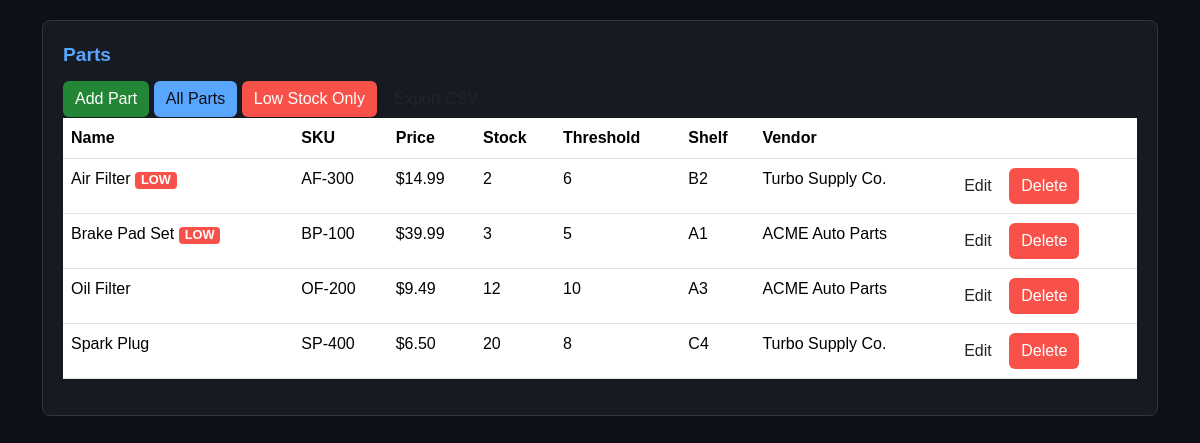
Page /parts on the committed database.
### models.py (models this page shows, shortened)
class Part(db.Model):
    __tablename__ = "parts"
    id = db.Column(db.Integer, primary_key=True)
    name = db.Column(db.String(120), nullable=False)
    sku = db.Column(db.String(80), nullable=False, unique=True)
    price = db.Column(db.Float, nullable=False)
    stock = db.Column(db.Integer, nullable=False, default=0)
    shelf_location = db.Column(db.String(50))
    reorder_threshold = db.Column(db.Integer, nullable=False, default=5)
    vendor_id = db.Column(db.Integer, db.ForeignKey("vendors.id"), nullable=True)

class Vendor(db.Model):
    __tablename__ = "vendors"
    id = db.Column(db.Integer, primary_key=True)
    name = db.Column(db.String(120), nullable=False, unique=True)
    contact_email = db.Column(db.String(120))
    phone = db.Column(db.String(50))
    parts = db.relationship("Part", backref="vendor", lazy=True)

### app.py (the view)
    @app.route("/parts", methods=["GET"])
    def list_parts():
        low_only = request.args.get("low", type=int)
        q = Part.query
        if low_only == 1:
            q = q.filter(Part.stock <= Part.reorder_threshold)
        parts = q.order_by(Part.name.asc()).all()
        return render_template("parts_list.html", parts=parts)

### Templates/parts_list.html
{% extends "base.html" %}
{% block content %}
<div class="card">
  <div class="title">Parts</div>
  <div class="toolbar">
    <a class="btn btn-primary" href="{{ url_for('add_part') }}">Add Part</a>
    <a class="btn btn-accent" href="{{ url_for('list_parts') }}">All Parts</a>
    <a class="btn btn-warn" href="{{ url_for('list_parts') }}?low=1">Low Stock Only</a>
    <a class="btn" href="{{ url_for('export_parts') }}">Export CSV</a>
  </div>
  {% if parts|length == 0 %}
    <p class="muted" style="margin-top:10px">No parts found.</p>
  {% else %}
  <div class="table-wrap">
    <table class="table">
      <thead>
        <tr>
          <th>Name</th>
          <th>SKU</th>
          <th class="right">Price</th>
          <th class="right">Stock</th>
          <th class="right">Threshold</th>
          <th>Shelf</th>
          <th>Vendor</th>
          <th></th>
        </tr>
      </thead>
      <tbody>
        {% for p in parts %}
        {% set is_low = p.stock <= p.reorder_threshold %}
        <tr class="{{ 'row-low' if is_low }}">
          <td>
            {{ p.name }}
            {% if is_low %}
              <span class="badge badge-low" title="At/below threshold">LOW</span>
            {% endif %}
          </td>
          <td>{{ p.sku }}</td>
          <td class="right">${{ '%.2f'|format(p.price or 0) }}</td>
          <td class="right">{{ p.stock }}</td>
          <td class="right">{{ p.reorder_threshold }}</td>
          <td>{{ p.shelf_location or '—' }}</td>
          <td>{{ p.vendor.name if p.vendor else '—' }}</td>
          <td class="right">
            <a class="btn btn-small" href="{{ url_for('edit_part', part_id=p.id) }}">Edit</a>
            <form action="{{ url_for('delete_part', part_id=p.id) }}" method="post" style="display:inline" onsubmit="return confirm('Delete this part?');">
              <button type="submit" class="btn btn-small btn-warn">Delete</button>
            </form>
          </td>
        </tr>
        {% endfor %}
      </tbody>
    </table>
  </div>
  {% endif %}
</div>
{% endblock %}

### Templates/base.html (shortened to what this page needs)
<!DOCTYPE html>
<html lang="en">
<head>
  <link href="https://cdn.jsdelivr.net/npm/bootstrap@5.3.2/dist/css/bootstrap.min.css" rel="stylesheet">
</head>
<body>
  <div class="container">
    {% block content %}{% endblock %}
  </div>
</body>
</html>

### Templates/base.html (style rules this page uses)
body { background-color: #0d1117; color: #e6edf3; font-family: Arial, sans-serif; margin: 20px; }
.card { background-color: #161b22; border: 1px solid #30363d; border-radius: 8px; padding: 20px; margin-bottom: 20px; color: #e6edf3; }
.title { font-size: 1.2rem; font-weight: bold; color: #58a6ff; margin-bottom: 10px; }
.badge-low { background-color: #f85149; color: white; padding: 2px 6px; border-radius: 4px; font-size: 0.8rem; margin-right: 6px; }
.btn-primary { background-color: #238636; border: none; }
.btn-accent { background-color: #58a6ff; color: #0d1117; border: none; }
.btn-warn { background-color: #f85149; border: none; color: white; }

### rows in the picture
Part: name "Air Filter", shows "LOW", sku "AF-300", price "14.99", stock "2", reorder_threshold "6", shelf_location "B2", vendor "Turbo Supply Co."
Part: name "Brake Pad Set", shows "LOW", sku "BP-100", price "39.99", stock "3", reorder_threshold "5", shelf_location "A1", vendor "ACME Auto Parts"
Part: name "Oil Filter", sku "OF-200", price "9.49", stock "12", reorder_threshold "10", shelf_location "A3", vendor "ACME Auto Parts"
Part: name "Spark Plug", sku "SP-400", price "6.50", stock "20", reorder_threshold "8", shelf_location "C4", vendor "Turbo Supply Co."
